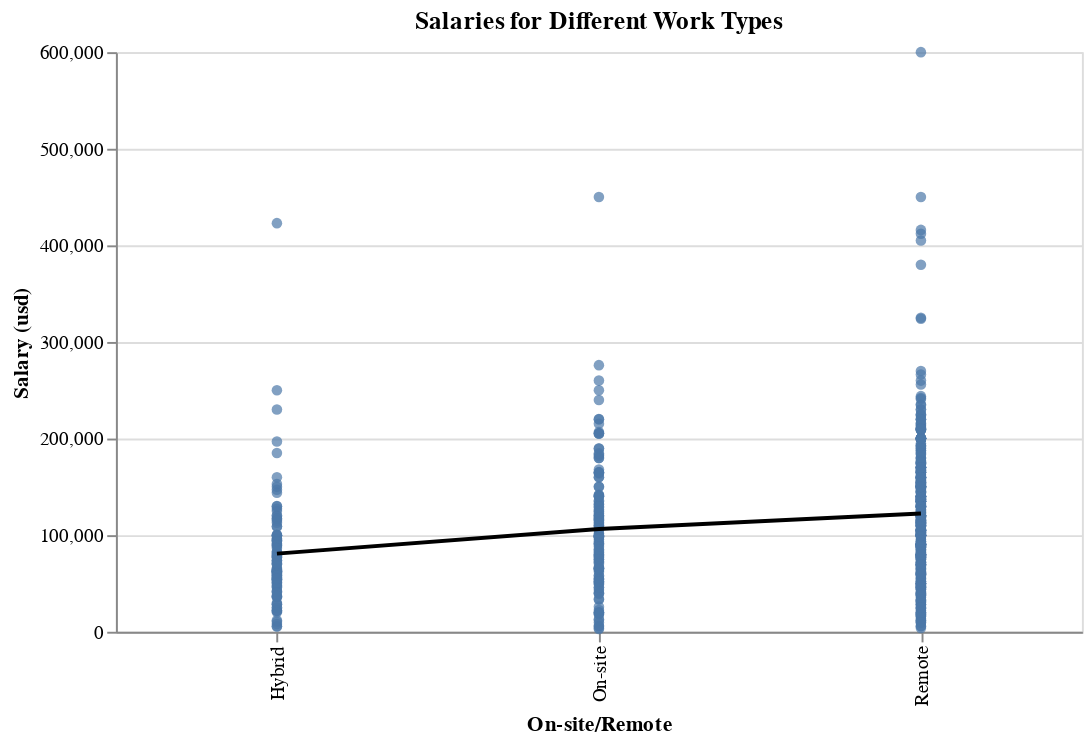

The cell this chart's notebook holds for it:
### Markdown cell above
## Remote Work

### Code cell
salaries_chart = alt.Chart(data).mark_circle().encode(
    x=alt.X(field="On-site/Remote", type="nominal"),
    y="Salary (usd)",
    tooltip=["Salary (usd)", "Job Title", "Employee Residence", "Company Location"]
).properties(width=WIDTH, height=HEIGHT)

average_salaries_chart = alt.Chart(data).mark_line(color="black").encode(
    x=alt.X(field="On-site/Remote", type="nominal"),
    y=alt.Y("Salary (usd)", type="quantitative", aggregate="mean", axis=alt.Axis(title="Salary (usd)")),
).properties(width=WIDTH, height=HEIGHT, title="Salaries for Different Work Types")

salaries_chart + average_salaries_chart

### Figure 1 — Vega-Lite specification as saved in the notebook (floating-point values rounded to 4 significant figures; data arrays with more than 128 entries replaced by an {"elided": "..."} marker saying what was removed)
{"config": {"view": {"continuousWidth": 400, "continuousHeight": 300}}, "layer": [{"mark": "circle", "encoding": {"tooltip": [{"type": "quantitative", "field": "Salary (usd)"}, {"type": "nominal", "field": "Job Title"}, {"type": "nominal", "field": "Employee Residence"}, {"type": "nominal", "field": "Company Location"}], "x": {"type": "nominal", "field": "On-site/Remote"}, "y": {"type": "quantitative", "field": "Salary (usd)"}}, "height": 300, "width": 500}, {"mark": {"type": "line", "color": "black"}, "encoding": {"x": {"type": "nominal", "field": "On-site/Remote"}, "y": {"type": "quantitative", "aggregate": "mean", "axis": {"title": "Salary (usd)"}, "field": "Salary (usd)"}}, "height": 300, "title": "Salaries for Different Work Types", "width": 500}], "data": {"name": "data-dd6cf98015db17211f7550a598c2e4d4"}, "$schema": "https://vega.github.io/schema/vega-lite/v4.8.1.json", "datasets": {"data-dd6cf98015db17211f7550a598c2e4d4": {"elided": "607 records"}}}
